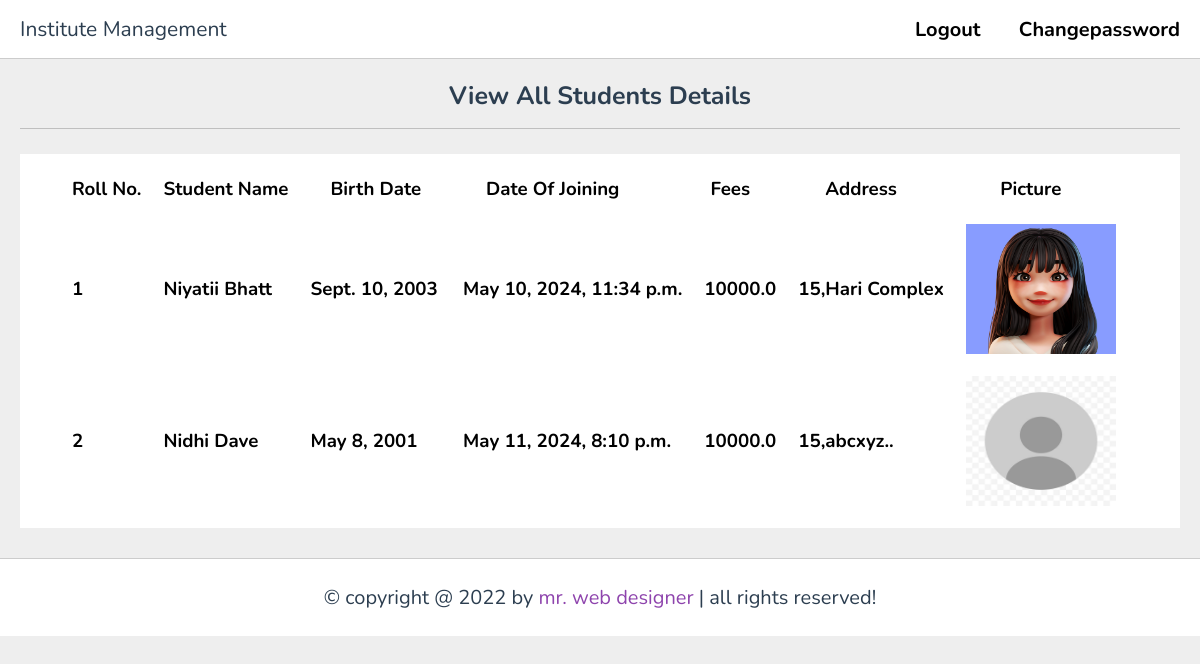
/viewstudent (signed in), run on the app's committed database.
### myapp/models.py (models this page shows, shortened)
class Student(models.Model):
    userid= models.ForeignKey(User,on_delete=models.CASCADE)
    firstname= models.CharField(max_length=30)
    lastname= models.CharField(max_length=30)
    mobile= models.BigIntegerField()
    birth_date=models.DateField()
    date_of_joining=models.DateTimeField(default=timezone.now)
    address=models.TextField()
    roll_no=models.IntegerField()
    fees= models.FloatField()
    picture= models.ImageField(default="default.jpg",upload_to="media/P_Picture")

### myapp/views.py (the view)
# urls.py: path('viewstudent', views.viewstudent, name='viewstudent'),
def viewstudent(request):
    user= User.objects.get(email=request.session['email'])
    pid=Principle.objects.get(userid=user)
    sid= Student.objects.all()
    return render(request,"viewstudent.html",{'sid':sid,'user':user,'pid':pid})

### myapp/templates/viewstudent.html
{% extends 'header.html' %}
{% block content %}
{% load static %}
<section class="playlist-details">
    <center><h1 class="heading">View All Students Details</h1></center>
    <div class="row">
        <table border="1">
                <tr>
                    <th><h3 class="text-center" style="margin-right:20px;">Roll No.</h3></th>
                    <th><h3 class="text-center" style="margin-right:20px;">Student Name</h3></th>
                    <th><h3 class="text-center" style="margin-right:20px; padding-left:20px;">Birth Date</h3></th>
                    <th><h3 class="text-center" style="margin-right:20px;">Date Of Joining</h3></th>
                    <th><h3 class="text-center" style="margin-right:20px; padding-left:20px;">Fees</h3></th>
                    <th><h3 class="text-center" style="margin-right:20px; padding-left:20px;">Address</h3></th>
                    <th><h3 class="text-center" style="margin-right:20px; padding-left:20px;">Picture</h3></th>
                </tr>
            <body>
               {% for data in sid %}
                <br><tr>
                    <td class="text-center" style="padding-top:20px;"><h3>{{ data.roll_no }}</h3></td>
                    <td class="text-center" style="padding-top:20px;"><h3>{{ data.firstname }} {{ data.lastname }}</h3></td>
                    <td class="text-center" style="padding-top:20px;"><h3>{{ data.birth_date }}</h3></td>
                    <td class="text-center" style="padding-top:20px;padding-left:20px;"><h3>{{ data.date_of_joining }}</h3></td>
                    <td class="text-center" style="padding-top:20px;padding-left:20px;"><h3>{{ data.fees }}</h3></td>
                    <td class="text-center" style="padding-top:20px;padding-left:20px;"><h3>{{ data.address }}</h3></td>
                    <td class="text-center" style="padding-top:20px;padding-left:20px;"><img src="/media/{{ data.picture }}" height="130px" width="150px"></td>
                </tr>
                {% empty %}
                <tr>
                    <td colspan="3" class="text-center">No Students</td>
                </tr>
                {% endfor %}
            </body>
        </table>
    </div>
 </section>
{% endblock %}

### myapp/templates/header.html (shortened to what this page needs)
{% load static %}
<head>
   <link rel="stylesheet" href="https://cdnjs.cloudflare.com/ajax/libs/font-awesome/6.1.2/css/all.min.css">
   <link rel="stylesheet" href="{% static 'css/style.css' %}">
</head>
<header class="header">
    <section class="flex">
      <a href="{% url 'home' %}" class="logo" style="font-size:21px;">Institute Management</a>
      {% if request.session.email %}
      <h1><a href="{% url 'logout' %}" style="color:black;font-size:20px; margin-left: 650px;">Logout</a></h1>
      <h1><a href="{% url 'changepassword' %}" style="color:black; font-size:20px;">Changepassword</a></h1>
      {% else %}
      <h1><a href="{% url 'login' %}" style="color:black; font-size:20px;">Login</a></h1>
      {% endif %}
    </section>
 </header>
      {% block content %}
		{% endblock %}
 <footer class="footer">
    &copy; copyright @ 2022 by <span>mr. web designer</span> | all rights reserved!
 </footer>

### myapp/static/css/style.css (style rules this page uses)
* { font-family: 'Nunito', sans-serif; margin:0; padding:0; box-sizing: border-box; outline: none; border:none; text-decoration: none; }
body { background-color: var(--light-bg); padding-left: 30rem; }
section { padding:2rem; margin: 0 auto; max-width: 1200px; }
.heading { font-size: 2.5rem; color:var(--black); margin-bottom: 2.5rem; border-bottom: var(--border); padding-bottom: 1.5rem; text-transform: capitalize; }
.header { position: sticky; top:0; left:0; right: 0; background-color: var(--white); z-index: 1000; border-bottom: var(--border); }
.header .flex { display: flex; align-items: center; justify-content: space-between; position: relative; padding: 1.5rem 2rem; }
.header .flex .logo { font-size: 2.5rem; color: var(--black); }
.playlist-details .row { display: flex; align-items: flex-end; gap:3rem; flex-wrap: wrap; background-color: var(--white); padding: 2rem; }
.footer { background-color: var(--white); border-top: var(--border); position: sticky; bottom: 0; left: 0; right: 0; text-align: center; font-size: 2rem; padding:2.5rem 2rem; color:var(--black); margin-top: 1rem; z-index: 1000; }
.footer span { color:var(--main-color); }
@media (max-width:1200px) { body { padding-left: 0; } }

### data on the page
Student: roll_no "1", firstname "Niyatii", lastname "Bhatt", birth_date "Sept. 10, 2003", date_of_joining "May 10, 2024, 11:34 p.m.", fees "10000.0", address "15,Hari Complex", picture (placeholder picture)
Student: roll_no "2", firstname "Nidhi", lastname "Dave", birth_date "May 8, 2001", date_of_joining "May 11, 2024, 8:10 p.m.", fees "10000.0", address "15,abcxyz..", picture (placeholder picture)
